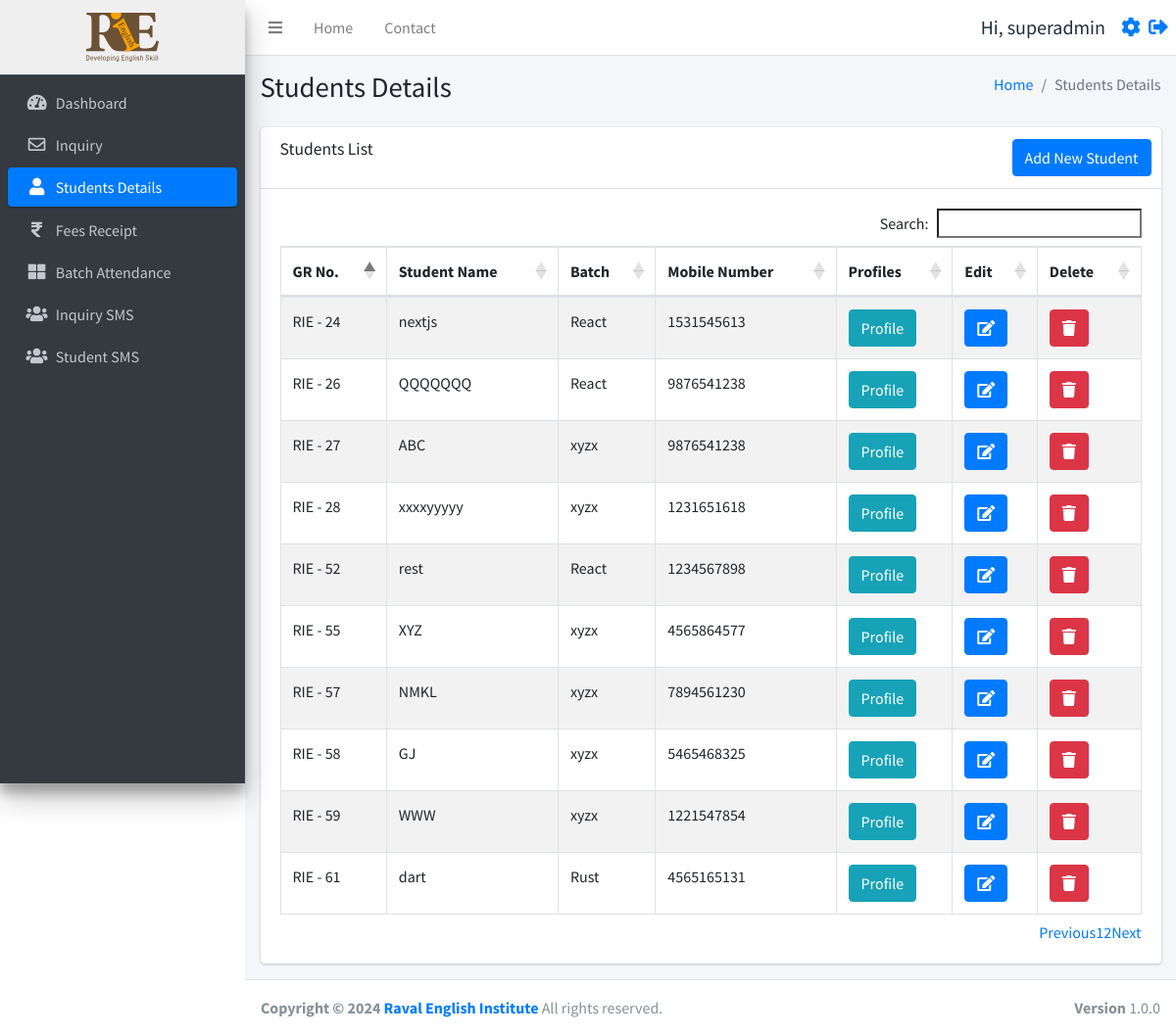
Page /studentsdetails.php (signed in) on the earlier database version.
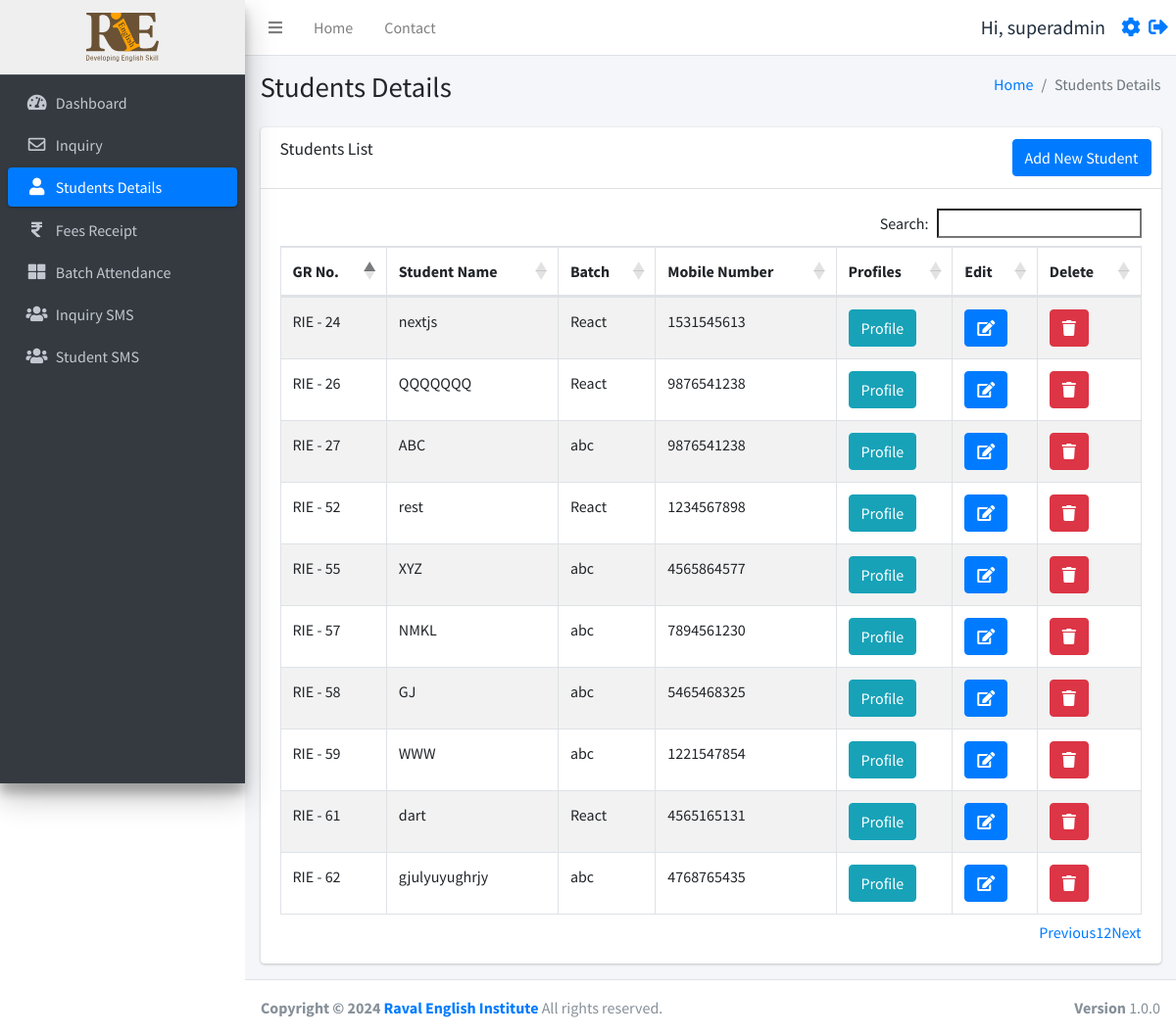
Same page on the later database version.
### tables this page shows
CREATE TABLE `studentinfo` (
  `id` int(11) NOT NULL,
  `name` varchar(255) DEFAULT NULL,
  `batch` int(11) DEFAULT NULL,
  `batch_name` varchar(255) DEFAULT NULL,
  `father_name` varchar(255) DEFAULT NULL,
  `mother_name` varchar(255) DEFAULT NULL,
  `dob` date DEFAULT NULL,
  `gender` varchar(50) DEFAULT NULL,
  `mobile_number` varchar(15) DEFAULT NULL,
  `fee_status` int(10) DEFAULT NULL,
  `profession` varchar(100) DEFAULT NULL,
  `address` varchar(255) DEFAULT NULL,
  `admission_time` date DEFAULT NULL,
  `created_at` datetime NOT NULL DEFAULT current_timestamp(),
  `pending_fees` int(10) DEFAULT 0,
  `discount` int(10) NOT NULL,
  `total_fees` int(11) NOT NULL
);

### function.php (called while the page is built, shortened)
<?php
require_once('db.php');
function selectFromTable($tableName, $columns, $whereConditions) {
    global $db;
    try {
        $sql = "SELECT " . implode(', ', $columns) . " FROM $tableName";
        if (!empty($whereConditions)) {
            $sql .= " WHERE " . implode(' AND ', array_map(function ($col) {
                return "$col = :$col";
            }, array_keys($whereConditions)));
        }
        $stmt = $db->prepare($sql);
        foreach ($whereConditions as $col => $value) {
            $stmt->bindValue(":$col", $value);
        }
        $stmt->execute();
        return $stmt->fetchAll(PDO::FETCH_ASSOC);
    } catch (PDOException $e) {
        return false;
    }
}
?>

### studentsdetails.php (the view, shortened to what this page needs)
<?php include ('./header.php');
require_once 'function.php';
$isSuperAdmin = isset($_SESSION['user_status']) && $_SESSION['user_status'] === 'super_admin';
?>
<div class="content-wrapper">
  <div class="content-header">
    <div class="container-fluid">
      <div class="row mb-2">
        <div class="col-sm-6">
          <h1 class="m-0">Students Details</h1>
        </div>
        <div class="col-sm-6">
          <ol class="breadcrumb float-sm-right">
            <li class="breadcrumb-item"><a href="./dashboard.php">Home</a></li>
            <li class="breadcrumb-item active">Students Details</li>
          </ol>
        </div>
      </div>
    </div>
  </div>
  <section class="content">
    <div class="container-fluid">
      <div class="row">
        <div class="col-12">
          <div class="card">
            <div class="card-header">
              <h3 class="card-title">Students List</h3>
              <div class="card-tools">
                <a href="./studentform.php" class="btn btn-primary">Add New Student</a>
              </div>
            </div>
            <div class="card-body">
              <div class="table-responsive">
                <table id="example2" class="table table-bordered table-striped">
                  <thead>
                    <tr>
                      <th>GR No.</th>
                      <th>Student Name</th>
                      <th>Batch</th>
                      <th>Mobile Number</th>
                      <th>Profiles</th>
                      <th>Edit</th>
                      <?php if ($isSuperAdmin): ?>
                        <th>Delete</th>
                      <?php endif; ?>
                    </tr>
                  </thead>
                  <tbody>
                    <?php
                    $rows = selectFromTable('studentinfo', ['id', 'name', 'batch', 'batch_name', 'pending_fees', 'mobile_number'], []);
                    foreach ($rows as $row) {
                      echo "<tr>";
                      echo "<td> RIE - " . $row['id'] . "</td>";
                      echo "<td>" . $row['name'] . "</td>";
                      echo "<td>" . $row['batch_name'] . "</td>";
                      echo "<td>" . $row['mobile_number'] . "</td>";
                      echo "<td><a href='javascript:void(0);' onclick='confirmProfile(" . $row['id'] . ")' class='btn btn-info'>Profile</a></td>";
                      echo "<td><a href='javascript:void(0);' onclick='confirmEdit(" . $row['id'] . ")' class='btn btn-primary'><i class='fas fa-edit'></i></a></td>";
                      if ($isSuperAdmin) {
                        echo "<td><a href='javascript:void(0);' onclick='confirmDelete(" . $row['id'] . ")' class='btn btn-danger'><i class='fas fa-trash'></a></td>";
                      }
                      echo "</tr>";
                    }
                    ?>
                  </tbody>
                </table>
              </div>
            </div>
          </div>
        </div>
      </div>
    </div>
  </section>
</div>
<?php include ('./footer.php'); ?>

Differences in the rows shown:
removed studentinfo: id "28", name "xxxxyyyyy", batch_name "xyzx", mobile_number "1231651618"
changed studentinfo "ABC": batch_name "xyzx" → "abc"
changed studentinfo "XYZ": batch_name "xyzx" → "abc"
changed studentinfo "NMKL": batch_name "xyzx" → "abc"
changed studentinfo "GJ": batch_name "xyzx" → "abc"
changed studentinfo "WWW": batch_name "xyzx" → "abc"
changed studentinfo "dart": batch_name "Rust" → "React"
now on this page (row edited): studentinfo: id "62", name "gjulyuyughrjy", batch_name "abc", mobile_number "4768765435"
